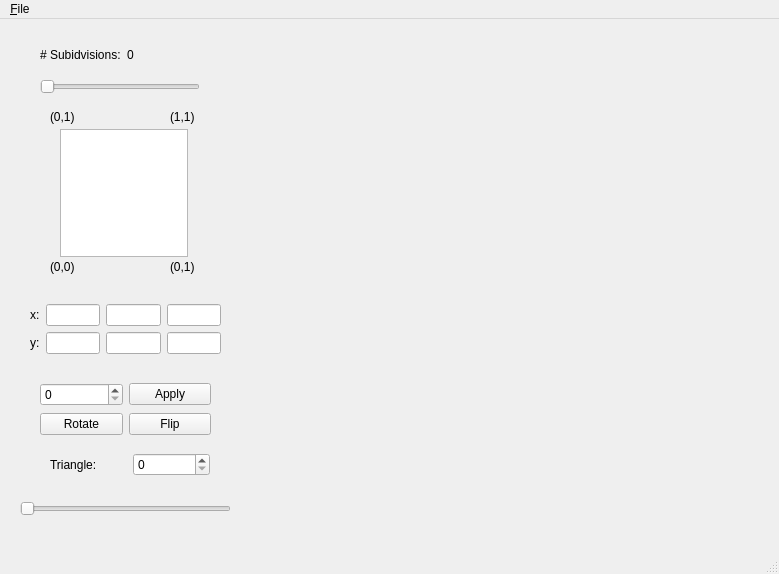
<ui version="4.0" >
 <class>MainWindow</class>
 <widget class="QMainWindow" name="MainWindow" >
  <property name="geometry" >
   <rect>
    <x>0</x>
    <y>0</y>
    <width>779</width>
    <height>574</height>
   </rect>
  </property>
  <property name="windowTitle" >
   <string>MainWindow</string>
  </property>
  <widget class="QWidget" name="centralwidget" >
   <widget class="MyGLWidget" native="1" name="m_w_glWidget" >
    <property name="geometry" >
     <rect>
      <x>260</x>
      <y>30</y>
      <width>491</width>
      <height>471</height>
     </rect>
    </property>
   </widget>
   <widget class="QSlider" name="m_hSl_Subdivisions" >
    <property name="geometry" >
     <rect>
      <x>40</x>
      <y>60</y>
      <width>160</width>
      <height>16</height>
     </rect>
    </property>
    <property name="maximum" >
     <number>10</number>
    </property>
    <property name="pageStep" >
     <number>10</number>
    </property>
    <property name="orientation" >
     <enum>Qt::Horizontal</enum>
    </property>
   </widget>
   <widget class="QWidget" name="horizontalLayoutWidget" >
    <property name="geometry" >
     <rect>
      <x>40</x>
      <y>20</y>
      <width>160</width>
      <height>31</height>
     </rect>
    </property>
    <layout class="QHBoxLayout" name="horizontalLayout" >
     <item>
      <widget class="QLabel" name="label" >
       <property name="text" >
        <string># Subidvisions:</string>
       </property>
      </widget>
     </item>
     <item>
      <widget class="QLabel" name="m_l_sub" >
       <property name="text" >
        <string>0</string>
       </property>
      </widget>
     </item>
    </layout>
   </widget>
   <widget class="QSlider" name="m_hSl_Triangles" >
    <property name="geometry" >
     <rect>
      <x>20</x>
      <y>480</y>
      <width>211</width>
      <height>19</height>
     </rect>
    </property>
    <property name="orientation" >
     <enum>Qt::Horizontal</enum>
    </property>
   </widget>
   <widget class="QWidget" name="horizontalLayoutWidget_2" >
    <property name="geometry" >
     <rect>
      <x>50</x>
      <y>430</y>
      <width>160</width>
      <height>31</height>
     </rect>
    </property>
    <layout class="QHBoxLayout" name="horizontalLayout_2" >
     <item>
      <widget class="QLabel" name="m_l_Triangle" >
       <property name="text" >
        <string>Triangle:</string>
       </property>
      </widget>
     </item>
     <item>
      <widget class="QSpinBox" name="m_sB_Triangle" />
     </item>
    </layout>
   </widget>
   <widget class="QGraphicsView" name="m_gV_Texture" >
    <property name="geometry" >
     <rect>
      <x>60</x>
      <y>110</y>
      <width>128</width>
      <height>128</height>
     </rect>
    </property>
   </widget>
   <widget class="QWidget" name="gridLayoutWidget" >
    <property name="geometry" >
     <rect>
      <x>30</x>
      <y>270</y>
      <width>191</width>
      <height>80</height>
     </rect>
    </property>
    <layout class="QGridLayout" name="gridLayout" >
     <item row="0" column="1" >
      <layout class="QVBoxLayout" name="verticalLayout" >
       <item>
        <widget class="QLineEdit" name="m_lE_pos_p1_x" />
       </item>
       <item>
        <widget class="QLineEdit" name="m_lE_pos_p1_y" />
       </item>
      </layout>
     </item>
     <item row="0" column="4" >
      <layout class="QVBoxLayout" name="verticalLayout_3" >
       <item>
        <widget class="QLineEdit" name="m_lE_pos_p3_x" />
       </item>
       <item>
        <widget class="QLineEdit" name="m_lE_pos_p3_y" />
       </item>
      </layout>
     </item>
     <item row="0" column="0" >
      <layout class="QVBoxLayout" name="verticalLayout_4" >
       <item>
        <widget class="QLabel" name="label_2" >
         <property name="text" >
          <string>x:</string>
         </property>
        </widget>
       </item>
       <item>
        <widget class="QLabel" name="label_3" >
         <property name="text" >
          <string>y:</string>
         </property>
        </widget>
       </item>
      </layout>
     </item>
     <item row="0" column="2" >
      <layout class="QVBoxLayout" name="verticalLayout_2" >
       <item>
        <widget class="QLineEdit" name="m_lE_pos_p2_x" />
       </item>
       <item>
        <widget class="QLineEdit" name="m_lE_pos_p2_y" />
       </item>
      </layout>
     </item>
    </layout>
   </widget>
   <widget class="QWidget" name="horizontalLayoutWidget_3" >
    <property name="geometry" >
     <rect>
      <x>40</x>
      <y>360</y>
      <width>171</width>
      <height>31</height>
     </rect>
    </property>
    <layout class="QHBoxLayout" name="horizontalLayout_3" >
     <item>
      <widget class="QSpinBox" name="m_sB_Texture" />
     </item>
     <item>
      <widget class="QPushButton" name="m_pB_Apply" >
       <property name="text" >
        <string>Apply</string>
       </property>
      </widget>
     </item>
    </layout>
   </widget>
   <widget class="QWidget" name="horizontalLayoutWidget_4" >
    <property name="geometry" >
     <rect>
      <x>40</x>
      <y>390</y>
      <width>171</width>
      <height>31</height>
     </rect>
    </property>
    <layout class="QHBoxLayout" name="horizontalLayout_4" >
     <item>
      <widget class="QPushButton" name="m_pB_Rotate" >
       <property name="text" >
        <string>Rotate</string>
       </property>
      </widget>
     </item>
     <item>
      <widget class="QPushButton" name="m_pB_Flip" >
       <property name="text" >
        <string>Flip</string>
       </property>
      </widget>
     </item>
    </layout>
   </widget>
   <widget class="QLabel" name="label_4" >
    <property name="geometry" >
     <rect>
      <x>50</x>
      <y>240</y>
      <width>46</width>
      <height>16</height>
     </rect>
    </property>
    <property name="text" >
     <string>(0,0)</string>
    </property>
   </widget>
   <widget class="QLabel" name="label_5" >
    <property name="geometry" >
     <rect>
      <x>170</x>
      <y>240</y>
      <width>46</width>
      <height>16</height>
     </rect>
    </property>
    <property name="text" >
     <string>(0,1)</string>
    </property>
   </widget>
   <widget class="QLabel" name="label_6" >
    <property name="geometry" >
     <rect>
      <x>170</x>
      <y>90</y>
      <width>46</width>
      <height>16</height>
     </rect>
    </property>
    <property name="text" >
     <string>(1,1)</string>
    </property>
   </widget>
   <widget class="QLabel" name="label_7" >
    <property name="geometry" >
     <rect>
      <x>50</x>
      <y>90</y>
      <width>46</width>
      <height>16</height>
     </rect>
    </property>
    <property name="text" >
     <string>(0,1)</string>
    </property>
   </widget>
  </widget>
  <widget class="QMenuBar" name="menubar" >
   <property name="geometry" >
    <rect>
     <x>0</x>
     <y>0</y>
     <width>779</width>
     <height>22</height>
    </rect>
   </property>
   <widget class="QMenu" name="menu_File" >
    <property name="title" >
     <string>&amp;File</string>
    </property>
    <addaction name="action_Open" />
    <addaction name="action_Add_Texture" />
    <addaction name="actionSave_Current_Texture" />
    <addaction name="action_Exit" />
   </widget>
   <addaction name="menu_File" />
  </widget>
  <widget class="QStatusBar" name="statusbar" />
  <action name="action_Open" >
   <property name="text" >
    <string>&amp;Open</string>
   </property>
  </action>
  <action name="action_Add_Texture" >
   <property name="text" >
    <string>&amp;Add Texture</string>
   </property>
  </action>
  <action name="actionSave_Current_Texture" >
   <property name="text" >
    <string>Save Current Texture</string>
   </property>
  </action>
  <action name="action_Exit" >
   <property name="text" >
    <string>&amp;Exit</string>
   </property>
  </action>
 </widget>
 <customwidgets>
  <customwidget>
   <class>MyGLWidget</class>
   <extends>QWidget</extends>
   <header>MyGLWidget.h</header>
   <container>1</container>
  </customwidget>
 </customwidgets>
 <resources/>
 <connections>
  <connection>
   <sender>action_Exit</sender>
   <signal>activated()</signal>
   <receiver>MainWindow</receiver>
   <slot>close()</slot>
   <hints>
    <hint type="sourcelabel" >
     <x>-1</x>
     <y>-1</y>
    </hint>
    <hint type="destinationlabel" >
     <x>389</x>
     <y>286</y>
    </hint>
   </hints>
  </connection>
 </connections>
</ui>
